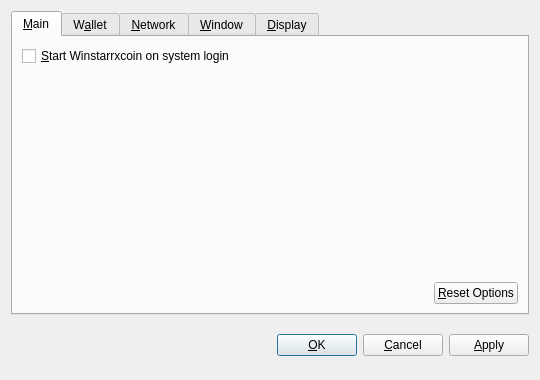
<?xml version="1.0" encoding="UTF-8"?>
<ui version="4.0">
 <class>OptionsDialog</class>
 <widget class="QDialog" name="OptionsDialog">
  <property name="geometry">
   <rect>
    <x>0</x>
    <y>0</y>
    <width>540</width>
    <height>380</height>
   </rect>
  </property>
  <property name="windowTitle">
   <string>Options</string>
  </property>
  <property name="modal">
   <bool>true</bool>
  </property>
  <layout class="QVBoxLayout" name="verticalLayout">
   <item>
    <widget class="QTabWidget" name="tabWidget">
     <property name="tabPosition">
      <enum>QTabWidget::North</enum>
     </property>
     <property name="currentIndex">
      <number>0</number>
     </property>
     <widget class="QWidget" name="tabMain">
      <attribute name="title">
       <string>&amp;Main</string>
      </attribute>
      <layout class="QVBoxLayout" name="verticalLayout_Main">
       <item>
        <widget class="QCheckBox" name="bitcoinAtStartup">
         <property name="toolTip">
          <string>Automatically start Winstarrxcoin after logging in to the system.</string>
         </property>
         <property name="text">
          <string>&amp;Start Winstarrxcoin on system login</string>
         </property>
        </widget>
       </item>
       <item>
        <spacer name="verticalSpacer_Main">
         <property name="orientation">
          <enum>Qt::Vertical</enum>
         </property>
         <property name="sizeHint" stdset="0">
          <size>
           <width>20</width>
           <height>40</height>
          </size>
         </property>
        </spacer>
       </item>
       <item>
        <layout class="QHBoxLayout" name="horizontalLayout_2_Main">
         <item>
          <spacer name="horizontalSpacer_2_Main">
           <property name="orientation">
            <enum>Qt::Horizontal</enum>
           </property>
           <property name="sizeHint" stdset="0">
            <size>
             <width>40</width>
             <height>20</height>
            </size>
           </property>
          </spacer>
         </item>
         <item>
          <widget class="QPushButton" name="resetButton">
           <property name="toolTip">
            <string>Reset all client options to default.</string>
           </property>
           <property name="text">
            <string>&amp;Reset Options</string>
           </property>
           <property name="autoDefault">
            <bool>false</bool>
           </property>
          </widget>
         </item>
        </layout>
       </item>
      </layout>
     </widget>
     <widget class="QWidget" name="tabWallet">
      <attribute name="title">
       <string>W&amp;allet</string>
      </attribute>
      <layout class="QVBoxLayout" name="verticalLayout_Network">
       <item>
        <widget class="QLabel" name="transactionFeeInfoLabel">
         <property name="text">
          <string>Optional transaction fee per kB that helps make sure your transactions are processed quickly. Most transactions are 1 kB.</string>
         </property>
         <property name="textFormat">
          <enum>Qt::PlainText</enum>
         </property>
         <property name="wordWrap">
          <bool>true</bool>
         </property>
        </widget>
       </item>
       <item>
        <layout class="QHBoxLayout" name="horizontalLayout_1_Main">
         <item>
          <widget class="QLabel" name="transactionFeeLabel">
           <property name="text">
            <string>Pay transaction &amp;fee</string>
           </property>
           <property name="textFormat">
            <enum>Qt::PlainText</enum>
           </property>
           <property name="buddy">
            <cstring>transactionFee</cstring>
           </property>
          </widget>
         </item>
         <item>
          <widget class="BitcoinAmountField" name="transactionFee"/>
         </item>
         <item>
          <spacer name="horizontalSpacer_1_Main">
           <property name="orientation">
            <enum>Qt::Horizontal</enum>
           </property>
           <property name="sizeHint" stdset="0">
            <size>
             <width>40</width>
             <height>20</height>
            </size>
           </property>
          </spacer>
         </item>
        </layout>
       </item>
       <item>
        <widget class="QLabel" name="label">
         <property name="text">
          <string>If you disable the spending of unconfirmed change, the change from a transaction cannot be used until that transaction has at least one confirmation. This also affects how your balance is computed.</string>
         </property>
         <property name="wordWrap">
          <bool>true</bool>
         </property>
        </widget>
       </item>
       <item>
        <widget class="QCheckBox" name="spendZeroConfChange">
         <property name="text">
          <string>Spend unconfirmed change  (experts only)</string>
         </property>
        </widget>
       </item>
       <item>
        <spacer name="verticalSpacer">
         <property name="orientation">
          <enum>Qt::Vertical</enum>
         </property>
         <property name="sizeHint" stdset="0">
          <size>
           <width>20</width>
           <height>40</height>
          </size>
         </property>
        </spacer>
       </item>
      </layout>
     </widget>
     <widget class="QWidget" name="tabNetwork">
      <attribute name="title">
       <string>&amp;Network</string>
      </attribute>
      <layout class="QVBoxLayout" name="verticalLayout_Network">
       <item>
        <widget class="QCheckBox" name="mapPortUpnp">
         <property name="toolTip">
          <string>Automatically open the Winstarrxcoin client port on the router. This only works when your router supports UPnP and it is enabled.</string>
         </property>
         <property name="text">
          <string>Map port using &amp;UPnP</string>
         </property>
        </widget>
       </item>
       <item>
        <widget class="QCheckBox" name="connectSocks">
         <property name="toolTip">
          <string>Connect to the Winstarrxcoin network through a SOCKS proxy (e.g. when connecting through Tor).</string>
         </property>
         <property name="text">
          <string>&amp;Connect through SOCKS proxy:</string>
         </property>
        </widget>
       </item>
       <item>
        <layout class="QHBoxLayout" name="horizontalLayout_Network">
         <item>
          <widget class="QLabel" name="proxyIpLabel">
           <property name="text">
            <string>Proxy &amp;IP:</string>
           </property>
           <property name="textFormat">
            <enum>Qt::PlainText</enum>
           </property>
           <property name="buddy">
            <cstring>proxyIp</cstring>
           </property>
          </widget>
         </item>
         <item>
          <widget class="QValidatedLineEdit" name="proxyIp">
           <property name="maximumSize">
            <size>
             <width>140</width>
             <height>16777215</height>
            </size>
           </property>
           <property name="toolTip">
            <string>IP address of the proxy (e.g. 127.0.0.1)</string>
           </property>
          </widget>
         </item>
         <item>
          <widget class="QLabel" name="proxyPortLabel">
           <property name="text">
            <string>&amp;Port:</string>
           </property>
           <property name="textFormat">
            <enum>Qt::PlainText</enum>
           </property>
           <property name="buddy">
            <cstring>proxyPort</cstring>
           </property>
          </widget>
         </item>
         <item>
          <widget class="QLineEdit" name="proxyPort">
           <property name="maximumSize">
            <size>
             <width>55</width>
             <height>16777215</height>
            </size>
           </property>
           <property name="toolTip">
            <string>Port of the proxy (e.g. 9050)</string>
           </property>
          </widget>
         </item>
         <item>
          <widget class="QLabel" name="socksVersionLabel">
           <property name="text">
            <string>SOCKS &amp;Version:</string>
           </property>
           <property name="textFormat">
            <enum>Qt::PlainText</enum>
           </property>
           <property name="buddy">
            <cstring>socksVersion</cstring>
           </property>
          </widget>
         </item>
         <item>
          <widget class="QValueComboBox" name="socksVersion">
           <property name="toolTip">
            <string>SOCKS version of the proxy (e.g. 5)</string>
           </property>
          </widget>
         </item>
         <item>
          <spacer name="horizontalSpacer_Network">
           <property name="orientation">
            <enum>Qt::Horizontal</enum>
           </property>
           <property name="sizeHint" stdset="0">
            <size>
             <width>40</width>
             <height>20</height>
            </size>
           </property>
          </spacer>
         </item>
        </layout>
       </item>
       <item>
        <spacer name="verticalSpacer_Network">
         <property name="orientation">
          <enum>Qt::Vertical</enum>
         </property>
         <property name="sizeHint" stdset="0">
          <size>
           <width>20</width>
           <height>40</height>
          </size>
         </property>
        </spacer>
       </item>
      </layout>
     </widget>
     <widget class="QWidget" name="tabWindow">
      <attribute name="title">
       <string>&amp;Window</string>
      </attribute>
      <layout class="QVBoxLayout" name="verticalLayout_Window">
       <item>
        <widget class="QCheckBox" name="minimizeToTray">
         <property name="toolTip">
          <string>Show only a tray icon after minimizing the window.</string>
         </property>
         <property name="text">
          <string>&amp;Minimize to the tray instead of the taskbar</string>
         </property>
        </widget>
       </item>
       <item>
        <widget class="QCheckBox" name="minimizeOnClose">
         <property name="toolTip">
          <string>Minimize instead of exit the application when the window is closed. When this option is enabled, the application will be closed only after selecting Quit in the menu.</string>
         </property>
         <property name="text">
          <string>M&amp;inimize on close</string>
         </property>
        </widget>
       </item>
       <item>
        <spacer name="verticalSpacer_Window">
         <property name="orientation">
          <enum>Qt::Vertical</enum>
         </property>
         <property name="sizeHint" stdset="0">
          <size>
           <width>20</width>
           <height>40</height>
          </size>
         </property>
        </spacer>
       </item>
      </layout>
     </widget>
     <widget class="QWidget" name="tabDisplay">
      <attribute name="title">
       <string>&amp;Display</string>
      </attribute>
      <layout class="QVBoxLayout" name="verticalLayout_Display">
       <item>
        <layout class="QHBoxLayout" name="horizontalLayout_1_Display">
         <item>
          <widget class="QLabel" name="langLabel">
           <property name="text">
            <string>User Interface &amp;language:</string>
           </property>
           <property name="textFormat">
            <enum>Qt::PlainText</enum>
           </property>
           <property name="buddy">
            <cstring>lang</cstring>
           </property>
          </widget>
         </item>
         <item>
          <widget class="QValueComboBox" name="lang">
           <property name="toolTip">
            <string>The user interface language can be set here. This setting will take effect after restarting Winstarrxcoin.</string>
           </property>
          </widget>
         </item>
        </layout>
       </item>
       <item>
        <layout class="QHBoxLayout" name="horizontalLayout_2_Display">
         <item>
          <widget class="QLabel" name="unitLabel">
           <property name="text">
            <string>&amp;Unit to show amounts in:</string>
           </property>
           <property name="textFormat">
            <enum>Qt::PlainText</enum>
           </property>
           <property name="buddy">
            <cstring>unit</cstring>
           </property>
          </widget>
         </item>
         <item>
          <widget class="QValueComboBox" name="unit">
           <property name="toolTip">
            <string>Choose the default subdiwinstarrxcoin unit to show in the interface and when sending coins.</string>
           </property>
          </widget>
         </item>
        </layout>
       </item>
       <item>
        <widget class="QCheckBox" name="displayAddresses">
         <property name="toolTip">
          <string>Whether to show Winstarrxcoin addresses in the transaction list or not.</string>
         </property>
         <property name="text">
          <string>&amp;Display addresses in transaction list</string>
         </property>
        </widget>
       </item>
       <item>
        <widget class="QCheckBox" name="coinControlFeatures">
         <property name="toolTip">
          <string>Whether to show coin control features or not.</string>
         </property>
         <property name="text">
          <string>Display coin &amp;control features (experts only!)</string>
         </property>
        </widget>
       </item>
       <item>
        <spacer name="verticalSpacer_Display">
         <property name="orientation">
          <enum>Qt::Vertical</enum>
         </property>
         <property name="sizeHint" stdset="0">
          <size>
           <width>20</width>
           <height>40</height>
          </size>
         </property>
        </spacer>
       </item>
      </layout>
     </widget>
    </widget>
   </item>
   <item>
    <layout class="QHBoxLayout" name="horizontalLayout_Buttons">
     <item>
      <spacer name="horizontalSpacer_1">
       <property name="orientation">
        <enum>Qt::Horizontal</enum>
       </property>
       <property name="sizeHint" stdset="0">
        <size>
         <width>40</width>
         <height>48</height>
        </size>
       </property>
      </spacer>
     </item>
     <item>
      <widget class="QLabel" name="statusLabel">
       <property name="font">
        <font>
         <weight>75</weight>
         <bold>true</bold>
        </font>
       </property>
       <property name="text">
        <string/>
       </property>
       <property name="textFormat">
        <enum>Qt::PlainText</enum>
       </property>
       <property name="wordWrap">
        <bool>true</bool>
       </property>
      </widget>
     </item>
     <item>
      <spacer name="horizontalSpacer_2">
       <property name="orientation">
        <enum>Qt::Horizontal</enum>
       </property>
       <property name="sizeHint" stdset="0">
        <size>
         <width>40</width>
         <height>48</height>
        </size>
       </property>
      </spacer>
     </item>
     <item>
      <widget class="QPushButton" name="okButton">
       <property name="text">
        <string>&amp;OK</string>
       </property>
      </widget>
     </item>
     <item>
      <widget class="QPushButton" name="cancelButton">
       <property name="text">
        <string>&amp;Cancel</string>
       </property>
       <property name="autoDefault">
        <bool>false</bool>
       </property>
      </widget>
     </item>
     <item>
      <widget class="QPushButton" name="applyButton">
       <property name="text">
        <string>&amp;Apply</string>
       </property>
       <property name="autoDefault">
        <bool>false</bool>
       </property>
      </widget>
     </item>
    </layout>
   </item>
  </layout>
 </widget>
 <customwidgets>
  <customwidget>
   <class>BitcoinAmountField</class>
   <extends>QSpinBox</extends>
   <header>bitcoinamountfield.h</header>
  </customwidget>
  <customwidget>
   <class>QValueComboBox</class>
   <extends>QComboBox</extends>
   <header>qvaluecombobox.h</header>
  </customwidget>
  <customwidget>
   <class>QValidatedLineEdit</class>
   <extends>QLineEdit</extends>
   <header>qvalidatedlineedit.h</header>
  </customwidget>
 </customwidgets>
 <resources/>
 <connections/>
</ui>
